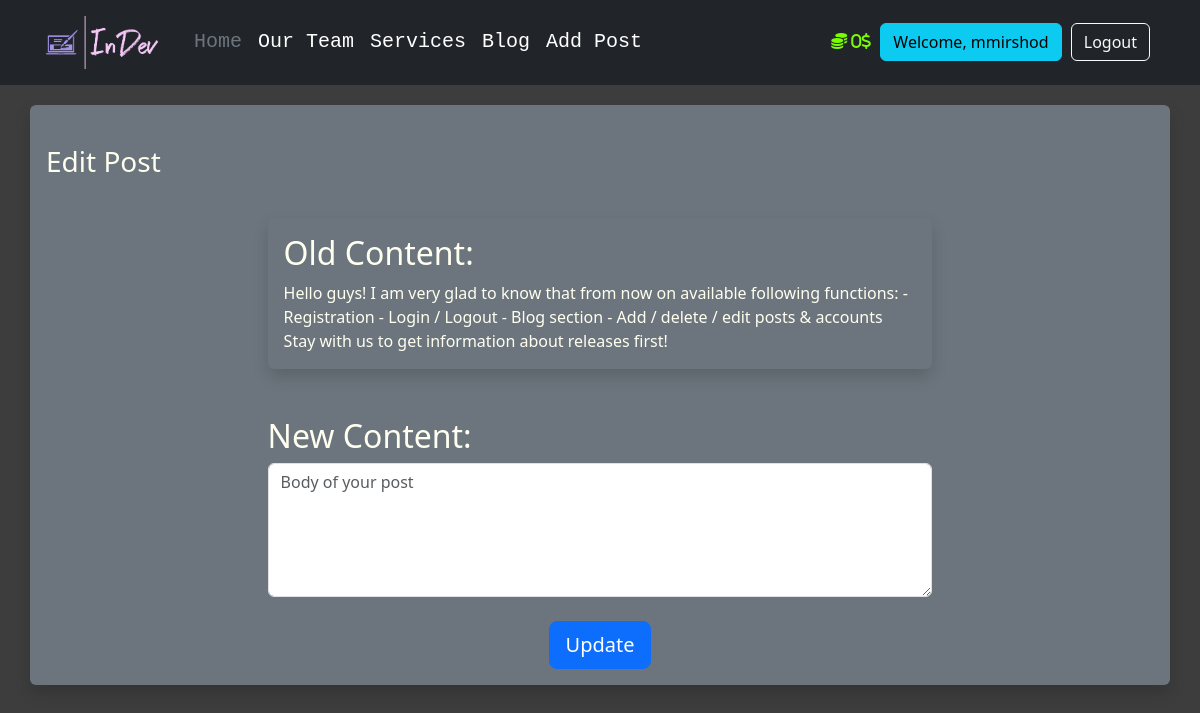
The page /blog/edit/2 (signed in) on the database as committed earlier.
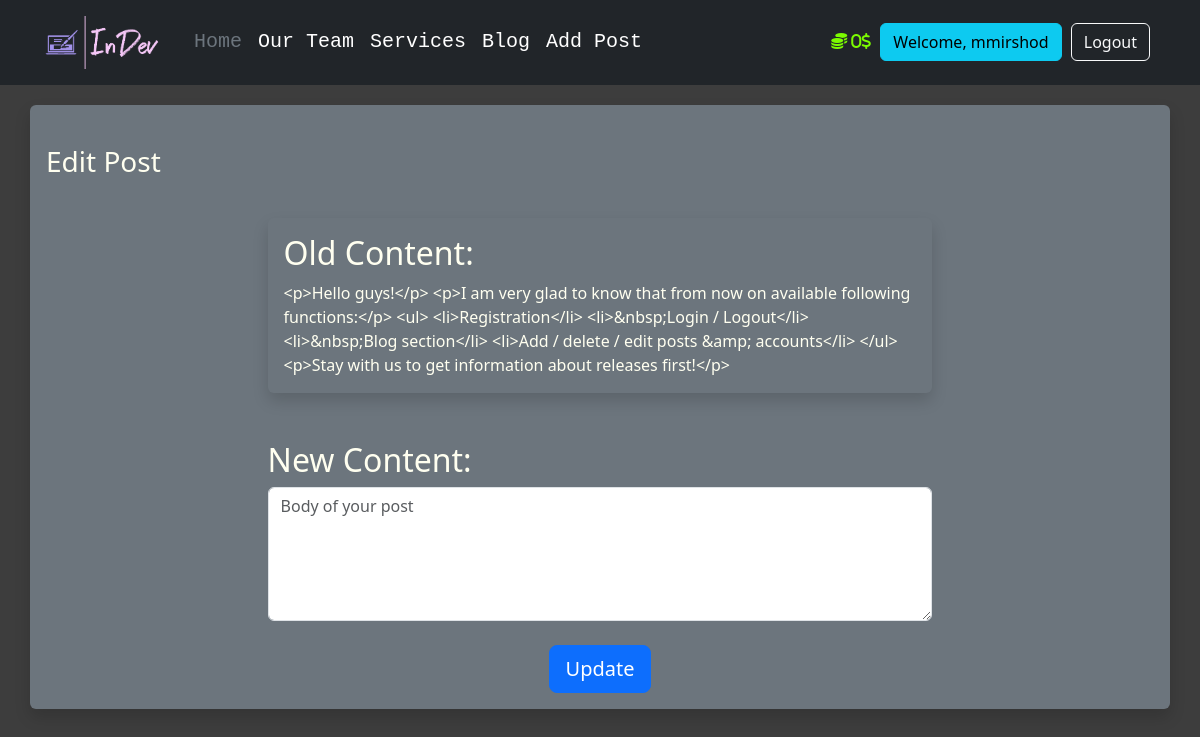
The same page on the database as committed later.
### InDev/models.py (models this page shows, shortened)
class Developer(db.Model, UserMixin):
    id = db.Column(db.Integer(), primary_key=True)
    first_name = db.Column(db.String(length=30), nullable=False)
    last_name = db.Column(db.String(length=30))
    username = db.Column(db.String(), nullable=False, unique=True)
    email_address = db.Column(db.String(), unique=True)
    password_hash = db.Column(db.String(), nullable=False)
    budget = db.Column(db.Integer(), nullable=False, default=0)
    date_added = db.Column(db.String(20), default=date.today())
    posts = db.relationship('Post', backref='author')
    @property
    def prettier_budget(self):
        if len(str(self.budget)) >= 4:
            return f'{str(self.budget)[:-3]},{str(self.budget)[-3:]}$'
        else:
            return f"{self.budget}$"
    @property
    def password(self):
        return self.password

class Post(db.Model):
    id = db.Column(db.Integer(), primary_key=True)
    title = db.Column(db.String(255), nullable=False)
    slug = db.Column(db.String())
    content = db.Column(db.Text(), nullable=False)
    date_added = db.Column(db.String(20), default=date.today())
    author_id = db.Column(db.Integer, db.ForeignKey('developer.id'))

### InDev/routes.py (the view, shortened to what this page needs)
@app.route('/blog/edit/<int:post_id>', methods=['GET', 'POST'])
@login_required
def edit_post(post_id):
    post = Post.query.get_or_404(post_id)
    temp = post
    form = EditPostForm()
    if current_user.id == post.author_id:
        if form.errors != {}:  # If there are errors from the validations
            for err_msg in form.errors.values():
                flash(f'While Editing post occurred error: {err_msg}', category='danger')
            return redirect(url_for('blog_page'))
        return render_template('blog/edit-post.html', form=form, post=post)
    else:
        flash('Error! You are not authorized to edit this post.', category='danger')
        return redirect(url_for('blog_page'))

### InDev/forms.py
class EditPostForm(FlaskForm):
    content = CKEditorField("Content")
    submit = SubmitField("Update")

class SearchForm(FlaskForm):
    searched = StringField("Searched", validators=[DataRequired()])
    submit = SubmitField("Submit")

### InDev/models.py (called while the page is built)
@login_manager.user_loader
def load_user(user_id):
    return Developer.query.get(int(user_id))

### InDev/routes.py (called while the page is built)
@app.context_processor
def base():
    form = SearchForm()
    return dict(form=form)

### InDev/templates/blog/edit-post.html (shortened to what this page needs)
{% extends 'base.html' %}
{% block content %}
    <div class="container shadow p-3 mb-5  rounded bg-secondary" style=" margin-top: 20px">
        <br/>
        <h1 class="h3 mb-3 font-weight-normal text-start">Edit Post</h1>
        <br/>
        <div class="shadow p-3 mb-5 rounded" style="margin-left: auto; margin-right: auto; width: 60%;">
            <h2 class="h2">Old Content:</h2>
            {{ post.content }}
        </div>
        <form method="POST" class="form-register text-center" style="width: 60%; margin-left: auto; margin-right: auto;">
            <h2 class="h2 text-start">New Content:</h2>
            {{ form.content(class="form-control", rows="5", placeholder="Body of your post") }}
            <br/>
            {{ form.submit(class="btn btn-block btn-lg btn-primary") }}
        </form>
    </div>
{% endblock %}

### InDev/templates/base.html (shortened to what this page needs)
<!DOCTYPE html>
<html lang="en">
    <head>
        <link rel="stylesheet"
              href="https://cdn.jsdelivr.net/npm/bootstrap@5.3.0-alpha1/dist/css/bootstrap.min.css"
>
    </head>
    <body style="background-color: #3d3d3d; color: #fffff0;">
        <header class="p-3 text-bg-dark">
            <div class="container">
                <div class="d-flex flex-wrap align-items-center justify-content-center justify-content-lg-start">
                    <a href="/" class="d-flex align-items-center mb-2 mb-lg-0 text-white text-decoration-none" id="logo">
                       <img src="{{ url_for('static', filename='InDev logo.png') }}" alt="logo" style="width: 10vw; margin-right: 2vw">
                    </a>
                    <ul class="nav col-6 col-lg-auto me-lg-auto mb-2 justify-content-center mb-md-0">
                        <li><a href="{{ url_for('about') }}" class="nav-link px-2 text-secondary">Home</a></li>
                        <li><a href="{{ url_for('team') }}" class="nav-link px-2 text-white">Our Team</a></li>
                        <li><a href="{{ url_for('coming_soon') }}" class="nav-link px-2 text-white">Services</a></li>
                        <li><a href="{{ url_for('blog_page') }}" class="nav-link px-2 text-white">Blog</a></li>
                        {% if current_user.is_authenticated %}
                        <li><a href="{{ url_for('add_post') }}" class="nav-link px-2 text-white">Add Post</a></li>
                        {% endif %}
                    </ul>
                    {% if current_user.is_authenticated %}
                        <div class="text-end">
                            <i class="fa-solid fa-coins" style="color: lawngreen">  {{ current_user.prettier_budget }}  </i>
                            <span
                               class="btn btn-info" style="margin-left: 5px; margin-right: 5px;">Welcome, {{ current_user.username }}</span>
                            <a href="{{ url_for('logout_page') }}"
                               class="btn btn-outline-light me-2">Logout</a>
                        </div>
                    {% endif %}
                </div>
            </div>
        </header>
        {% block content %}{% endblock %}
    </body>
</html>

Rows that differ between the two databases and show on the page:
changed Post: content "Hello guys! I am very glad to know that from now on available following functions: - Registration - Login / Logout - Blog section - Add / delete / edit posts & accounts Stay with us to get information about releases first!" → "<p>Hello guys!</p> <p>I am very glad to know that from now on available following functions:</p> <ul> <li>Registration</li> <li>&nbsp;Login / Logout</li> <li>&nbsp;Blog section</li> <li>Add / delete / edit posts &amp; accounts</li> </ul> <p>Stay with us to get information about releases first!</p>"
